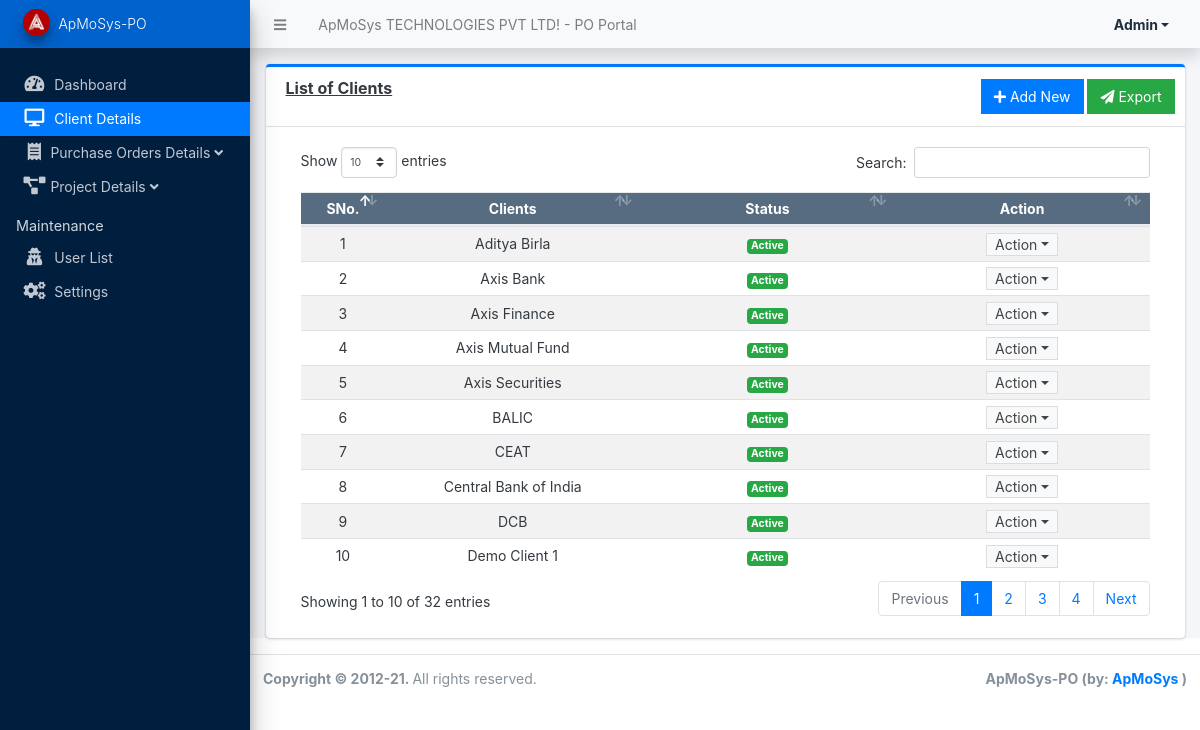
/admin/?page=clients (signed in), run on the app's committed database.
### tables this page shows
CREATE TABLE `client_list` (
  `id` int(30) NOT NULL,
  `name` varchar(250) NOT NULL,
  `status` varchar(15) DEFAULT NULL COMMENT ' 0 = Inactive, 1 = Active',
  `date_created` datetime NOT NULL DEFAULT current_timestamp()
);

### classes/DBConnection.php (called while the page is built, shortened)
<?php
class DBConnection{
    private $host = DB_SERVER;
    private $username = DB_USERNAME;
    private $password = DB_PASSWORD;
    private $database = DB_NAME;
    public $conn;
    public function __construct(){
        if (!isset($this->conn)) {
            $this->conn = new mysqli($this->host, $this->username, $this->password, $this->database);
        }
    }
}
?>

### classes/SystemSettings.php (called while the page is built, shortened)
<?php
class SystemSettings extends DBConnection{
	function userdata($field = ''){
		if(!empty($field)){
			if(isset($_SESSION['userdata'][$field]))
				return $_SESSION['userdata'][$field];
			else
				return null;
		}else{
			return false;
		}
	}
}
$_settings = new SystemSettings();
?>

### admin/clients/index.php (the view, shortened to what this page needs)
<div class="card card-outline card-primary">
	<div class="card-header">
		<h3 class="card-title"><b><u>List of Clients</b></u></h3>
		<div class="card-tools">
		<?php if($_settings->userdata('type') == 1): ?>
			<a href="javascript:void(0)" id="create_new" class="btn btn-flat btn-primary"><span class="fas fa-plus"></span>  Add New</a>
			<?php endif; ?>
			<a href="http://localhost/purchase_order/admin/clients/export.php" id="export" class="btn btn-flat btn-success"><span class="fas fa-paper-plane"></span>  Export</a>
		</div>
	</div>
	<div class="card-body">
		<div class="container-fluid">
        <div class="container-fluid">
			<table class="table table-hover table-striped">
				<colgroup>
					<col width="10%">
					<col width="30%">
					<col width="30%">
					<col width="30%">
				</colgroup>
				<thead>
					<tr class="bg-navy disabled">
						<th class="text-center">SNo.</th>
						<th class="text-center">Clients</th>
						<th class="text-center">Status</th>
						<th class="text-center">Action</th>
					</tr>
				</thead>
				<tbody>
					<?php
					$i = 1;
					$qry = $conn->query("SELECT * from `client_list` order by (`name`) asc ");
					while($row = $qry->fetch_assoc()):
					?>
						<tr>
							<td class="text-center"><?php echo $i++; ?></td>
							<td class="text-center"><?php echo $row['name'] ?></td>
							<td class="text-center">
							<?php
							switch ($row['status']) {
								case 'Active':
									echo '<span class="badge badge-success">Active</span>';
									break;
								}
							?>
							</td>
							<td align="center">
								 <button type="button" class="btn btn-flat btn-default btn-sm dropdown-toggle dropdown-icon py-0" data-toggle="dropdown">
				                  		Action
				                  </button>
							</td>
						</tr>
					<?php endwhile; ?>
				</tbody>
			</table>
		</div>
		</div>
	</div>
</div>

### data on the page
client_list: name "Aditya Birla", status "Active"
client_list: name "Axis Bank", status "Active"
client_list: name "Axis Finance", status "Active"
client_list: name "Axis Mutual Fund", status "Active"
client_list: name "Axis Securities", status "Active"
client_list: name "BALIC", status "Active"
client_list: name "CEAT", status "Active"
client_list: name "Central Bank of India", status "Active"
client_list: name "DCB", status "Active"
client_list: name "Demo Client 1", status "Active"

### other printed values
$_settings->info('name') "ApMoSys TECHNOLOGIES PVT LTD! - PO Portal"
$_settings->userdata('firstname').' '.$_settings->userdata('lastname') "Admin"
$_settings->info('short_name') "ApMoSys-PO"
